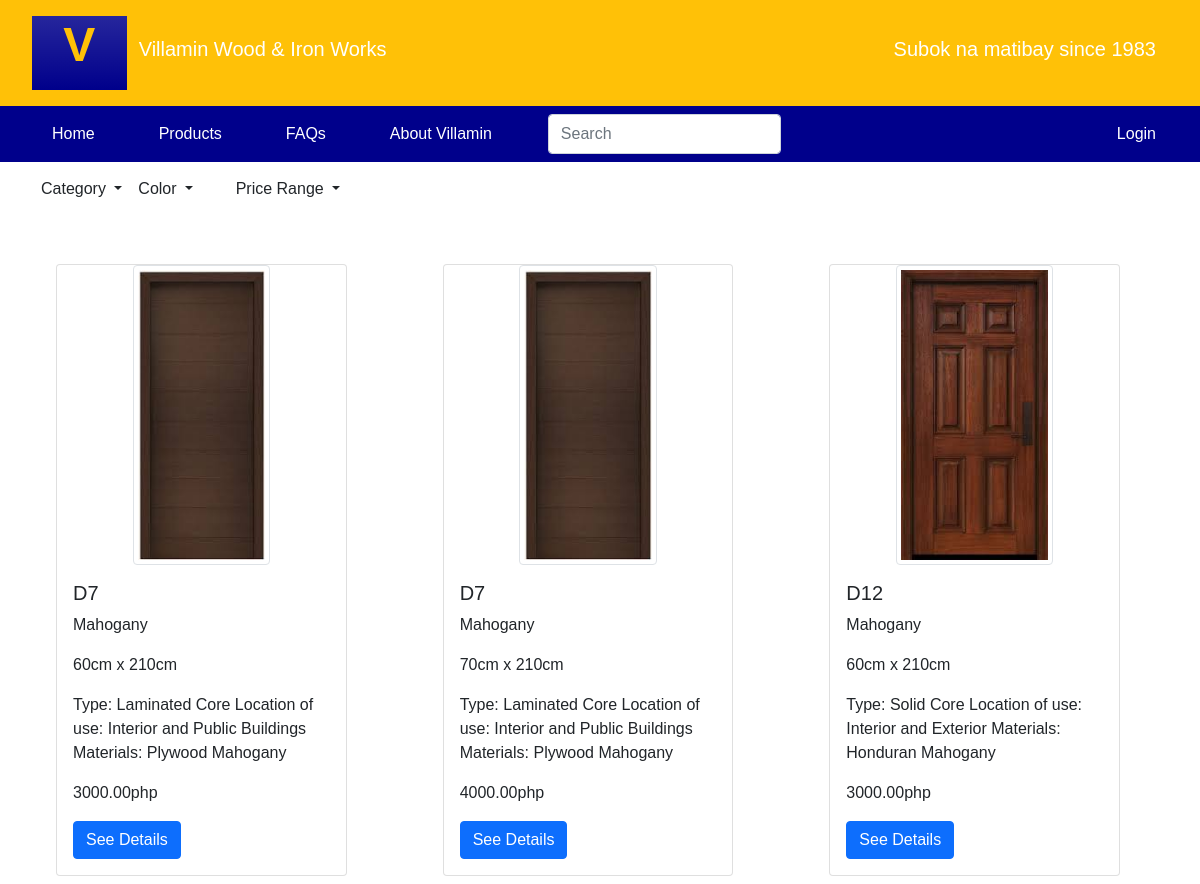
Page /products on the committed database.
### tables this page shows
CREATE TABLE IF NOT EXISTS `product_var` (
  `id` int(11) NOT NULL AUTO_INCREMENT,
  `productId` int(11) NOT NULL,
  `color` varchar(45) NOT NULL,
  `size` varchar(45) NOT NULL,
  `img` varchar(45) DEFAULT NULL,
  `stock` int(11) NOT NULL,
  `price` decimal(6,2) NOT NULL,
  `featured` int(1) NOT NULL DEFAULT 0,
  `createdOn` datetime NOT NULL,
  `createdBy` varchar(45) NOT NULL,
  `updatedOn` datetime DEFAULT NULL,
  `updatedBy` varchar(45) DEFAULT NULL,
  PRIMARY KEY (`id`),
  UNIQUE KEY `id_UNIQUE` (`id`),
  KEY `product_varsToProducts_idx` (`productId`)
);

CREATE TABLE IF NOT EXISTS `products` (
  `id` int(11) NOT NULL AUTO_INCREMENT,
  `product_name` varchar(45) NOT NULL,
  `category` varchar(45) NOT NULL,
  `img` varchar(60) DEFAULT 'default_product_img00.png',
  `details` varchar(100) DEFAULT NULL,
  `active` int(1) NOT NULL DEFAULT 0,
  `createdOn` datetime NOT NULL,
  `createdBy` varchar(45) NOT NULL,
  `updatedOn` datetime DEFAULT NULL,
  `updatedBy` varchar(45) DEFAULT NULL,
  PRIMARY KEY (`id`),
  UNIQUE KEY `id_UNIQUE` (`id`)
);

### app/controllers/Products.php (called while the page is built, shortened)
<?php
    class Products extends Controller {
        public function __construct(){
            $this->productModel = $this->model("Product");
        }
        public function index(){
			$categories = $this->productModel->getCategories();
			$colors = $this->productModel->getColors();
			$priceRange = $this->productModel->getPriceRange();
			$activeProducts = $this->productModel->getActiveProducts();
            $data = [
                "activeProducts" => $activeProducts,
				"categories" => $categories,
				"colors" => $colors,
				"price_range" => $priceRange
            ];
            $this->view("products/index", $data);
        }
    }

### app/libraries/Core.php (called while the page is built, shortened)
<?php
class Core {
    protected $currentController = 'Pages';
    protected $currentMethod = 'index';
    public function __construct(){
        $url = $this->getUrl();
        if(isset($url[0]) && file_exists('../app/controllers/' . ucwords($url[0]). '.php')){
            $this->currentController = ucwords($url[0]);
            unset($url[0]);
        }
        elseif (isset($url[1]) && file_exists('../app/controllers/admin/' . ucwords($url[1]). '.php')){
            $this->currentController = ucwords($url[1]);
            unset($url[1]);
            require_once '../app/controllers/admin/' . $this->currentController . '.php';
        } else {
            require_once '../app/controllers/' . $this->currentController . '.php';
        }
        $this->currentController = new $this->currentController;
        $this->params = $url ? array_values($url) : [];
        call_user_func_array([$this->currentController, $this->currentMethod], $this->params);
    }
    public function getUrl(){
        if(isset($_GET['url'])){
            $url = rtrim($_GET['url'], '/');
            $url = filter_var($url, FILTER_SANITIZE_URL);
            $url = explode('/', $url);
            return $url;
        }
    }
}

### public/index.php (called while the page is built, shortened)
<?php
$init = new Core;

### app/libraries/Database.php (called while the page is built, shortened)
<?php
    class Database {
        private $host = DB_HOST;
        private $user = DB_USER;
        private $pass = DB_PASS;
        private $dbname = DB_NAME;
        private $dbh;
        private $stmt;
        public function __construct(){
            $dsn = 'mysql:host=' . $this->host . ';dbname=' . $this->dbname;
            $options = array(
                PDO::ATTR_PERSISTENT => true,
                PDO::ATTR_ERRMODE => PDO::ERRMODE_EXCEPTION
            );
            try {
                $this->dbh = new PDO($dsn, $this->user, $this->pass, $options);
            } catch(PDOException $err){
                $this->error = $err->getMessage();
                echo $this->error;
            }
        }
        public function query($sql){
            $this->stmt = $this->dbh->prepare($sql);
        }
        public function execute(){
            return $this->stmt->execute();
        }
        public function resultSet(){
            $this->execute();
            return $this->stmt->fetchAll(PDO::FETCH_OBJ);
        }
    }

### app/models/Product.php (called while the page is built, shortened)
<?php
    class Product {
        private $db;
        public function __construct(){
            $this->db = new Database;
        }
		public function getActiveProducts(){
			$this->db->query(
				"SELECT v.id as varId, p.id as productId, v.color, v.size, v.stock, v.price, p.img as productImg, p.category, p.details, p.product_name, v.img as varImg
					FROM product_var v
					LEFT JOIN products p ON v.productId = p.id
					WHERE active = 1"
			);
			$results = $this->db->resultSet();
			return $results;
		}
		public function getCategories(){
			$this->db->query("SELECT category FROM products GROUP BY category");
			$results = $this->db->resultSet();
			return $results;
		}
		public function getColors(){
			$this->db->query("SELECT color FROM product_var GROUP BY color");
			$results = $this->db->resultSet();
			return $results;
		}
		public function getPriceRange(){
			$this->db->query("SELECT concat(500*floor(price/500), '-', 500*floor(price/500) + 499) AS price_range FROM product_var GROUP BY 1 ORDER BY price");
			$results = $this->db->resultSet();
			return $results;
		}
    }
?>

### app/views/products/index.php (the view, shortened to what this page needs)
<?php require APPROOT . '/views/templates/header.php'; ?>
    <div class="row row-cols-sm-1 mx-3 mt-2">
        <div class="dropdown col-sm-1">
            <button class="btn dropdown-toggle" type="button" id="category" data-bs-toggle="dropdown" aria-expanded="false">
                Category
            </button>
        </div>
        <div class="dropdown col-sm-1">
            <button class="btn dropdown-toggle" type="button" id="category" data-bs-toggle="dropdown" aria-expanded="false">
                Color
            </button>
        </div>
        <div class="dropdown col-sm-1">
            <button class="btn dropdown-toggle" type="button" id="category" data-bs-toggle="dropdown" aria-expanded="false">
                Price Range
            </button>
        </div>
    </div>
    <div class="row m-2">
        <div class="row row-cols-1 row-cols-md-3 g-4">
            <?php foreach($data['activeProducts'] as $product) : ?>
                <div class="col px-5">
                    <div class="card h-100">
                        <div class="m-auto h-100">
                            <img src="<?php echo URLROOT."/img/products/".($product->varImg == DEFAULTIMAGE ? $product->productImg : $product->varImg); ?>" class=" img-thumbnail card-img-top rounded h-100" alt="<?php echo URLROOT."/img/products/".($product->varImg == DEFAULTIMAGE ? $product->productImg : $product->varImg); ?>" style="max-height: 300px">
                        </div>
                        <div class="card-body">
                            <h5 class="card-title"><?php echo $product->product_name; ?></h5>
                            <p class="card-text"><?php echo $product->color ?></p>
                            <p class="card-text"><?php echo $product->size ?></p>
                            <p class="card-text"><?php echo $product->details ?></p>
                            <p class="card-text"><?php echo $product->price ?>php</p>
                            <a href="<?php echo URLROOT."/products/show/".$product->productId ?>" class="btn btn-primary">See Details</a>
                        </div>
                    </div>
                </div>
            <?php endforeach; ?>
        </div>
    </div>
<?php require APPROOT . '/views/templates/footer.php'; ?>

### app/libraries/Controller.php (shortened to what this page needs)
<?php
class Controller {
    public function view($view, $data = []){
        if(file_exists('../app/views/' . $view . '.php')){
            require_once '../app/views/' . $view . '.php';
        } else {
            die('View does not exist');
        }
    }
}

### app/views/templates/header.php (shortened to what this page needs)
<!doctype html>
<html lang="en">
<head>
    <link rel="stylesheet" href="https://cdn.jsdelivr.net/npm/bootstrap@5.1.3/dist/css/bootstrap.min.css">
    <link rel="stylesheet" href="https://cdnjs.cloudflare.com/ajax/libs/font-awesome/4.7.0/css/font-awesome.min.css">
    <link rel="stylesheet" href="<?php echo URLROOT ."/flickity.css"; ?>" media="screen">
    <link rel="stylesheet" href="https://cdnjs.cloudflare.com/ajax/libs/flickity/1.0.0/flickity.css">
</head>
<body>
<header class="container-fluid bg-warning p-3">
    <div class="row d-flex align-items-center mx-3">
        <div class="col-1 bg-gradient text-center" style="background-color: darkblue">
            <p class="display-5 fw-bold text-warning">V</p>
        </div>
        <div class="col-5 text-white">
            <h5>
                <?php echo SITENAME; ?>
            </h5>
        </div>
        <div class="col-6 text-white text-end">
            <h5>
                <?php echo CATCHPHRASE; ?>
            </h5>
        </div>
    </div>
</header>
<?php require APPROOT . '/views/templates/navbar.php'; ?>

### app/views/templates/navbar.php (shortened to what this page needs)
<nav class="navbar navbar-expand-lg navbar-light" style="background-color: darkblue">
    <div class="container-fluid">
        <div class="collapse navbar-collapse col-8" id="navbarSupportedContent">
            <ul class="navbar-nav me-auto mb-2 mb-lg-0 ps-2">
                <li class="nav-item px-4">
                    <a class="nav-link text-white" href="<?php echo URLROOT; ?>">Home</a>
                </li>
                <li class="nav-item px-4">
                    <a class="nav-link text-white" href="<?php echo URLROOT; ?>/products">Products</a>
                </li>
                <li class="nav-item px-4">
                    <a class="nav-link text-white" href="<?php echo URLROOT?>/pages/faq">FAQs</a>
                </li>
                <li class="nav-item px-4">
                    <a class="nav-link text-white" href="<?php echo URLROOT?>/pages/about">About Villamin</a>
                </li>
                <form class="d-flex px-4">
                    <input class="form-control me-2" type="search" placeholder="Search" aria-label="Search">
                </form>
            </ul>
        </div>
        <div class="d-flex align-items-end ms-auto">
            <ul class="navbar-nav mb-2 mb-lg-0 ps-2">
                <?php if(!isset($_SESSION["login"])) { ?>
                    <li class="nav-item px-4">
                        <a class="nav-link text-white" href="<?php echo URLROOT."/customers/login" ?>">Login</a>
                    </li>
                <?php } ?>
            </ul>
        </div>
    </div>
</nav>

### app/views/templates/footer.php (shortened to what this page needs)
</body>
</html>

### public/flickity.css (style rules this page uses)
* { box-sizing: border-box; }
body { font-family: sans-serif; }

### rows in the picture
product_var: img (picture), productId.product_name "D7", color "Mahogany", size "60cm x 210cm", productId.details "Type: Laminated Core Location of use: Interior and Public Buildings Materials: Plywood Mahogany", price "3000.00"
product_var: img (picture), productId.product_name "D7", color "Mahogany", size "70cm x 210cm", productId.details "Type: Laminated Core Location of use: Interior and Public Buildings Materials: Plywood Mahogany", price "4000.00"
product_var: img (picture), productId.product_name "D12", color "Mahogany", size "60cm x 210cm", productId.details "Type: Solid Core Location of use: Interior and Exterior Materials: Honduran Mahogany", price "3000.00"

### other values in the picture
SITENAME "Villamin Wood & Iron Works"
CATCHPHRASE "Subok na matibay since 1983"
